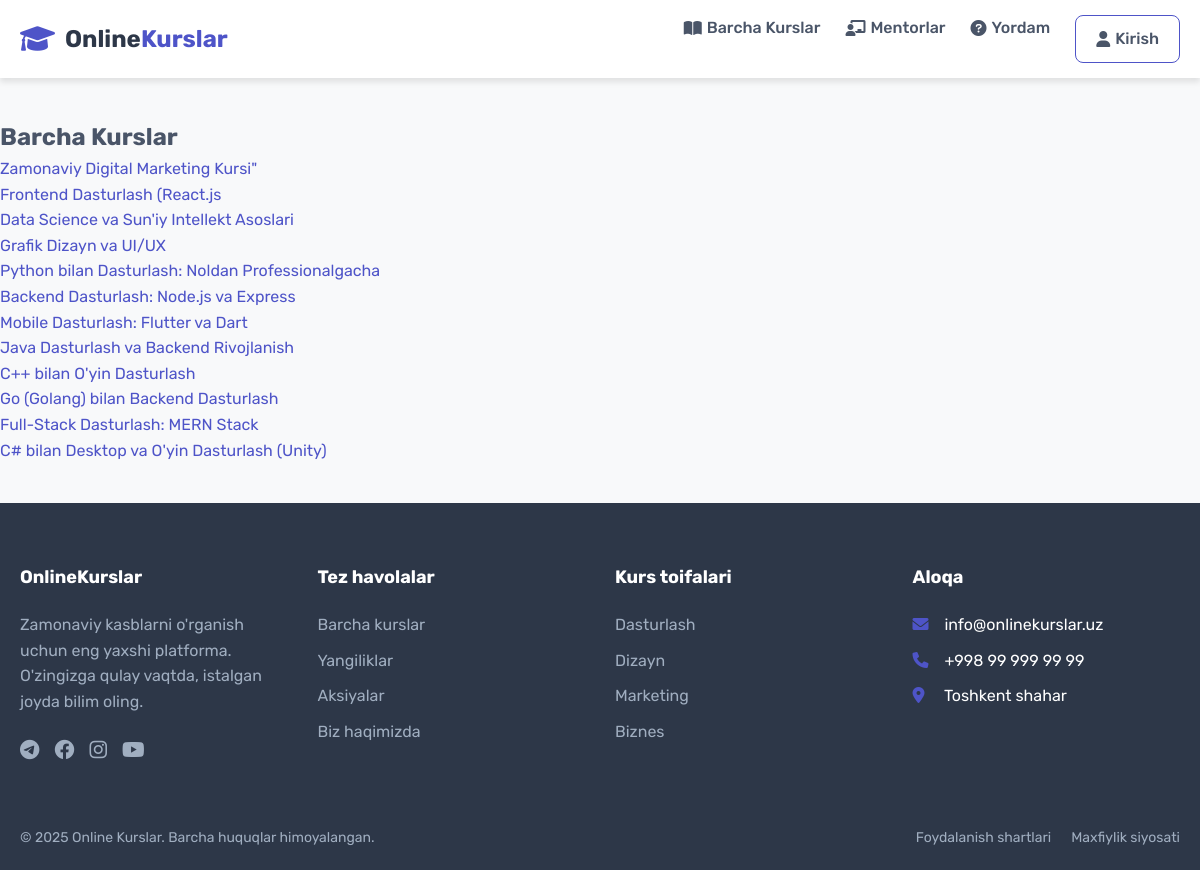
/kurslar/, run on the app's committed database.
### kurslar/models.py (models this page shows, shortened)
class Kurs(models.Model):
    nomi = models.CharField(max_length=200)
    tavsif = models.TextField()
    narx = models.DecimalField(max_digits=10, decimal_places=2)
    rasm = models.ImageField(upload_to='kurs_rasmlari/')
    daraja = models.CharField(max_length=100, choices=[('boshlovchi', 'Boshlovchi'), ('orta', 'O‘rta'), ('ilgor', 'Ilg‘or')])
    slug = models.SlugField(unique=True, blank=True)

### kurslar/views.py (the view)
# urls.py: path('kurslar/', views.kurslar_royxati, name='kurslar'),
def kurslar_royxati(request):
    kurslar = Kurs.objects.all()
    return render(request, 'kurslar/kurslar.html', {'kurslar': kurslar})

### kurslar/templates/kurslar/kurslar.html (shortened to what this page needs)
{% extends 'kurslar/base.html' %}
{% load static %}
{% block content %}
<h2>Barcha Kurslar</h2>
<ul>
    {% for kurs in kurslar %}
        <li>
            <a href="{% url 'kurs_detail' kurs.slug %}">{{ kurs.nomi }}</a>
        </li>
    {% endfor %}
</ul>
{% endblock %}

### kurslar/templates/kurslar/base.html (style rules this page uses)
:root { --asosiy-rang: #4e54c8; --ikkinchi-rang: #8f94fb; --ajralgan-rang: #ff7e5f; --qora-rang: #2d3748; --och-rang: #f7fafc; --matn-rangi: #4a5568; --oq: #ffffff; --radius: 8px; --soya: 0 4px 6px rgba(0, 0, 0, 0.1); }
* { margin: 0; padding: 0; box-sizing: border-box; }
body { font-family: 'Rubik', sans-serif; color: var(--matn-rangi); line-height: 1.6; background-color: #f8f9fa; }
a { text-decoration: none; color: var(--asosiy-rang); }

### data on the page
Kurs: nomi "Zamonaviy Digital Marketing Kursi\""
Kurs: nomi "Frontend Dasturlash (React.js"
Kurs: nomi "Data Science va Sun'iy Intellekt Asoslari"
Kurs: nomi "Grafik Dizayn va UI/UX"
Kurs: nomi "Python bilan Dasturlash: Noldan Professionalgacha"
Kurs: nomi "Backend Dasturlash: Node.js va Express"
Kurs: nomi "Mobile Dasturlash: Flutter va Dart"
Kurs: nomi "Java Dasturlash va Backend Rivojlanish"
Kurs: nomi "C++ bilan O'yin Dasturlash"
Kurs: nomi "Go (Golang) bilan Backend Dasturlash"
Kurs: nomi "Full-Stack Dasturlash: MERN Stack"
Kurs: nomi "C# bilan Desktop va O'yin Dasturlash (Unity)"
